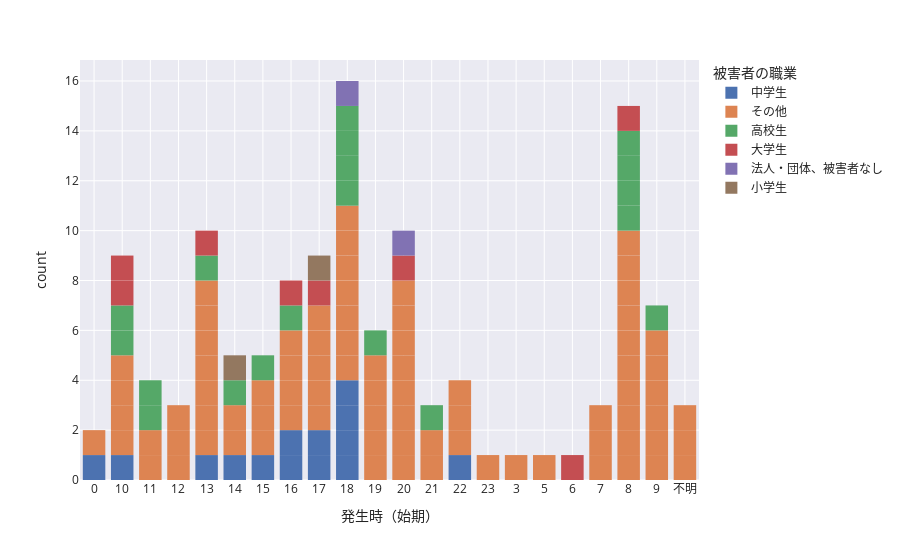

The notebook cell saved with this chart:
### Code cell
fig = px.bar(misato,
            x='発生時（始期）',
            color='被害者の職業',
            template='seaborn')
fig.update_traces(
    marker_line_width=0
)
fig.update_xaxes(categoryorder='category ascending')
fig.show()

### Figure 1 — Plotly figure (JSON) as saved in the notebook; plotly's stock layout.template omitted (floating-point values rounded to 4 significant figures)
{"data": [{"alignmentgroup": "True", "hovertemplate": "被害者の職業=中学生<br>発生時（始期）=%{x}<br>count=%{y}<extra></extra>", "legendgroup": "中学生", "marker": {"color": "rgb(76,114,176)", "line": {"width": 0}, "pattern": {"shape": ""}}, "name": "中学生", "offsetgroup": "中学生", "orientation": "v", "showlegend": true, "textposition": "auto", "type": "bar", "x": ["13", "17", "0", "16", "15", "17", "10", "18", "18", "18", "18", "14", "16", "22"], "xaxis": "x", "y": [1, 1, 1, 1, 1, 1, 1, 1, 1, 1, 1, 1, 1, 1], "yaxis": "y"}, {"alignmentgroup": "True", "hovertemplate": "被害者の職業=その他<br>発生時（始期）=%{x}<br>count=%{y}<extra></extra>", "legendgroup": "その他", "marker": {"color": "rgb(221,132,82)", "line": {"width": 0}, "pattern": {"shape": ""}}, "name": "その他", "offsetgroup": "その他", "orientation": "v", "showlegend": true, "textposition": "auto", "type": "bar", "x": ["不明", "19", "8", "19", "12", "不明", "8", "9", "16", "13", "8", "8", "20", "9", "不明", "20", "22", "8", "16", "9", "7", "18", "7", "7", "9", "19", "8", "18", "18", "13", "18", "11", "18", "20", "15", "10", "0", "10", "15", "18", "13", "10", "13", "22", "8", "20", "12", "17", "5", "17", "22", "21", "9", "17", "21", "19", "16", "20", "10", "11", "13", "3", "17", "8", "12", "13", "17", "8", "9", "14", "19", "8", "16", "20", "18", "20", "15", "20", "23", "14", "13"], "xaxis": "x", "y": [1, 1, 1, 1, 1, 1, 1, 1, 1, 1, 1, 1, 1, 1, 1, 1, 1, 1, 1, 1, 1, 1, 1, 1, 1, 1, 1, 1, 1, 1, 1, 1, 1, 1, 1, 1, 1, 1, 1, 1, 1, 1, 1, 1, 1, 1, 1, 1, 1, 1, 1, 1, 1, 1, 1, 1, 1, 1, 1, 1, 1, 1, 1, 1, 1, 1, 1, 1, 1, 1, 1, 1, 1, 1, 1, 1, 1, 1, 1, 1, 1], "yaxis": "y"}, {"alignmentgroup": "True", "hovertemplate": "被害者の職業=高校生<br>発生時（始期）=%{x}<br>count=%{y}<extra></extra>", "legendgroup": "高校生", "marker": {"color": "rgb(85,168,104)", "line": {"width": 0}, "pattern": {"shape": ""}}, "name": "高校生", "offsetgroup": "高校生", "orientation": "v", "showlegend": true, "textposition": "auto", "type": "bar", "x": ["18", "8", "16", "8", "13", "18", "10", "14", "18", "8", "8", "11", "9", "11", "21", "18", "15", "10", "19"], "xaxis": "x", "y": [1, 1, 1, 1, 1, 1, 1, 1, 1, 1, 1, 1, 1, 1, 1, 1, 1, 1, 1], "yaxis": "y"}, {"alignmentgroup": "True", "hovertemplate": "被害者の職業=大学生<br>発生時（始期）=%{x}<br>count=%{y}<extra></extra>", "legendgroup": "大学生", "marker": {"color": "rgb(196,78,82)", "line": {"width": 0}, "pattern": {"shape": ""}}, "name": "大学生", "offsetgroup": "大学生", "orientation": "v", "showlegend": true, "textposition": "auto", "type": "bar", "x": ["16", "17", "10", "6", "20", "10", "8", "13"], "xaxis": "x", "y": [1, 1, 1, 1, 1, 1, 1, 1], "yaxis": "y"}, {"alignmentgroup": "True", "hovertemplate": "被害者の職業=法人・団体、被害者なし<br>発生時（始期）=%{x}<br>count=%{y}<extra></extra>", "legendgroup": "法人・団体、被害者なし", "marker": {"color": "rgb(129,114,179)", "line": {"width": 0}, "pattern": {"shape": ""}}, "name": "法人・団体、被害者なし", "offsetgroup": "法人・団体、被害者なし", "orientation": "v", "showlegend": true, "textposition": "auto", "type": "bar", "x": ["20", "18"], "xaxis": "x", "y": [1, 1], "yaxis": "y"}, {"alignmentgroup": "True", "hovertemplate": "被害者の職業=小学生<br>発生時（始期）=%{x}<br>count=%{y}<extra></extra>", "legendgroup": "小学生", "marker": {"color": "rgb(147,120,96)", "line": {"width": 0}, "pattern": {"shape": ""}}, "name": "小学生", "offsetgroup": "小学生", "orientation": "v", "showlegend": true, "textposition": "auto", "type": "bar", "x": ["14", "17"], "xaxis": "x", "y": [1, 1], "yaxis": "y"}], "layout": {"barmode": "relative", "legend": {"title": {"text": "被害者の職業"}, "tracegroupgap": 0}, "margin": {"t": 60}, "xaxis": {"anchor": "y", "categoryorder": "category ascending", "domain": [0, 1], "title": {"text": "発生時（始期）"}}, "yaxis": {"anchor": "x", "domain": [0, 1], "title": {"text": "count"}}}}
